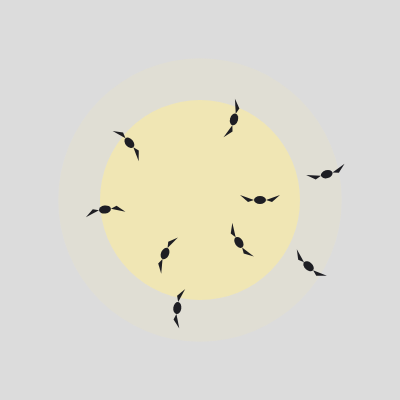
Frame 1 (no input)
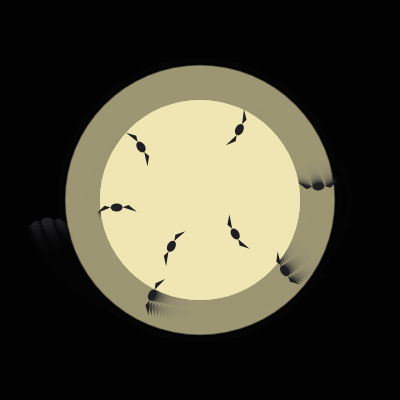
Frame 60 (no input)
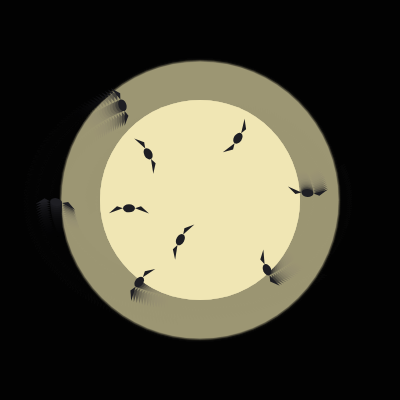
Frame 120 (the mouse pressed at the canvas centre since frame 60)

The p5.js sketch that drew these frames (run headless with seeded random() and noise() and a simulated clock; from frame 60 on, the mouse is pressed at the canvas centre):

// p5.js sketch
// ── sketch.js
// I wanted create Halloween theme patterns for this assignment. The first one I chose to do is the bats swirling around the center, which is the moon and its subtle glow

let luke1Time = 0;
let luke1BatCount = 9;

function setup() {
  createCanvas(400, 400);
  noStroke();
}

function draw() {
  // setting up the background and bat flying trails
  background(0, 0, 0, 35);

  // Move all objects to the center
  translate(width/2, height/2);

    // Moon shape
  fill(240, 230, 180);
  ellipse(0, 0, 200, 200);

  // Outer ring glow
  fill('rgba(240, 230, 180, 0.2)');
  // I used the noise() function over here to create random patterns without causing flickers. It gives a buttersmooth feel of subtle glowing.
  // I used the map() function to restrict the radius of the glow of the moon
  ellipse(0, 0, map(noise(luke1Time), 0, 1, 250, 300), map(noise(luke1Time), 0, 1, 250, 300));

  // I used the for loop over here to generate multiple copies of bats with different angles of self-rotation as well as the rotation around the moon center
  for (let i = 0; i < luke1BatCount; i++) {
    // I created this angle variable to store variations of angles of bat spinning itself based on 'i' and the customized time 'luke1Time'
    let luke1Angle = luke1Time * (0.8 + i * 0.03) + i;
    // this variable sets different radius for each bat rotating around the center
    let luke1Radius = 60 + i * 12;
    // these two variables set up the polar coordinate for the bats' positions so that it simulates the bats swirling around the moon effect
    let luke1X = cos(luke1Angle) * luke1Radius;
    let luke1Y = sin(luke1Angle) * luke1Radius * 0.7;

    // separate transformations of each bat
    push();
    // rotate the bats around the moon
    translate(luke1X, luke1Y);
    // rotate around itself (self-spinning) based on the time and 'i'
    // I used sin() function here to make each bat self-spinning feel more smooth and organic, and I feed millis() to sin function to animate the bats
    rotate(luke1Angle + sin(millis() / 2000) * 0.2);

    // draw the bat body using a circle shape
    fill(30, 30, 35);
    ellipse(0, 0, 12, 8);
    // draw the bat wings using two triangle shapes with each one on each side
    triangle(-6, 0, -20, -5, -12, 2);
    triangle(6, 0, 20, -5, 12, 2);
    pop();
  }

  // accumulate the time value over time inside draw(), which updates every frame
  luke1Time += 0.02;
}
